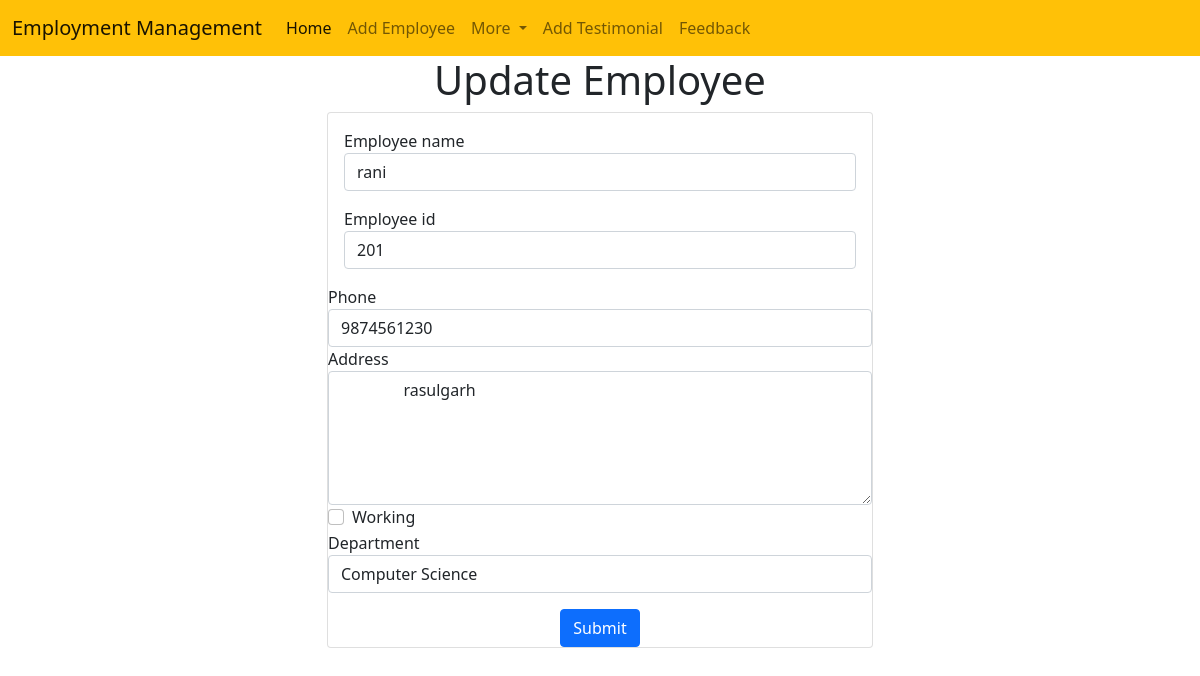
The app's page /emp/update/8 with its own data.
### emp/models.py (models this page shows, shortened)
class Emp(models.Model):
    name = models.CharField(max_length=200)
    emp_id= models.CharField(max_length=200)
    phone=models.CharField(max_length=10)
    address=models.CharField(max_length=150)
    working=models.BooleanField(default=True)
    department=models.CharField(max_length=10)

### emp/views.py (the view)
# urls.py: path("update/<int:emp_id>",update_emp),
def update_emp(request,emp_id):
    emp=Emp.objects.get(pk=emp_id)
    return render(request,"emp/update-emp.html",{"emp":emp})

### templates/emp/update-emp.html (shortened to what this page needs)
<!DOCTYPE html>
<html lang="en">
  <head>
    <link
      href="https://cdn.jsdelivr.net/npm/bootstrap@5.0.2/dist/css/bootstrap.min.css"
      rel="stylesheet"
    />
  </head>
  <body>
    {% include 'emp/navbar.html' %}
    <h1 class="text-center">Update Employee</h1>
    <div class="container">
      <div class="row">
        <div class="col-md-6 offset-md-3">
          <div class="card">
            <div class="card-body">
              <form action="/emp/do-update/{{emp.id}}" method="POST">
                <div class="mb-3">
                  <label for="name">Employee name</label>
                  <input
                    id="name"
                    type="text"
                    class="form-control"
                    placeholder="Enter your name"
                    name="emp_name"
                    value={{emp.name}}
                  />
                </div>
                <div class="md-3">
                  <label for="name">Employee id</label>
                  <input
                    type="text"
                    id="id"
                    class="form-control"
                    placeholder="Enter your id"
                    name="emp_id"
                    value={{emp.emp_id}}
                  />
                </div>
            </div>
                <div class="md-3">
                  <label for="phone">Phone</label>
                  <input
                    id="phone"
                    type="text"
                    placeholder="Enter your phone no."
                    class="form-control"
                    name="emp_phone"
                    value={{emp.phone}}
                  />
                </div>
                <div class="md-3">
                  <label for="address">Address</label>
               <textarea name="emp_address" id="address" class="form-control" rows=5 >{{emp.address}}
               </textarea>
              </div>
                <div class="md-3 form-check">
                  <label for="phone">Working</label>
                  <input
                    id="working"
                    type="checkbox"
                    placeholder="Enter your phone no."
                    class="form-check-input"
                    name="emp_working"
                    value={{emp.working}}
                  />
                </div>
                <div class="md-3">
                  <label for="department">Department</label>
                  <select name="emp_dept" id="department"  class="form-control" value={{emp.department}}>
                    <option value="CSE">Computer Science</option>
                  </select>
                </div>
              <div class="container mt-3 text-center ">
                <input type="submit" value="Submit" class="btn btn-primary ">
              </div>
          </div>
        </div>
      </div>
    </div>
  </body>
</html>

### records on screen
Emp: emp_name "rani", emp_id "201", emp_phone "9874561230", emp_address "rasulgarh", emp_dept "Computer Science"
